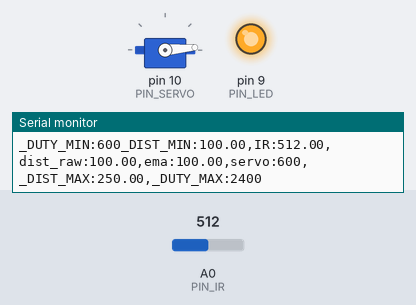
This sketch was run on a simulated Arduino Uno, built with avr-gcc and run on an emulated ATmega328P. Parts: servo, output pins drawn as LEDs (lit = HIGH), the last lines printed to the serial monitor. The test bench sets the inputs (shaded band); at power-on: A0 (PIN_IR) = 512.

Above: at 1.2 s.
1.3 s: A0 (PIN_IR) set to 501
2.8 s: A0 (PIN_IR) set to 479
At 3.9 s:
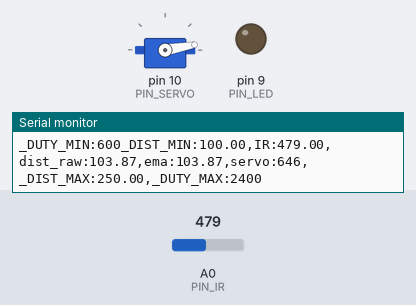
4.4 s: A0 (PIN_IR) set to 306
At 5.5 s:
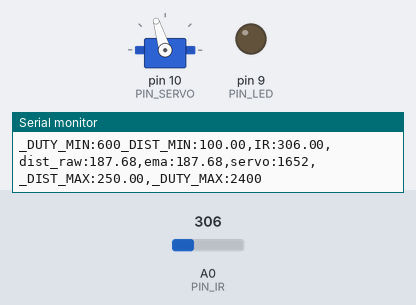
6.1 s: A0 (PIN_IR) set to 240
At 7.0 s:
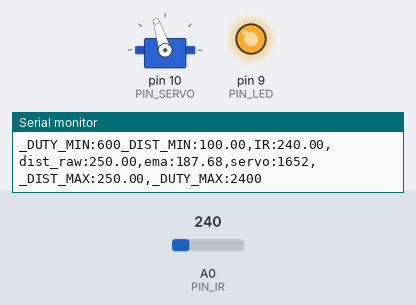
7.6 s: A0 (PIN_IR) set to 243
At 8.2 s:
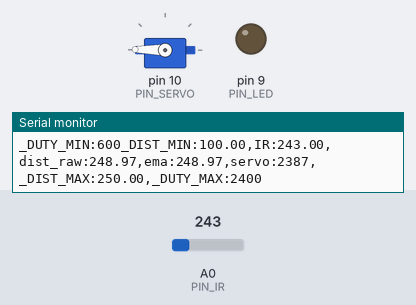
9.4 s: A0 (PIN_IR) set to 260
At 10.7 s:
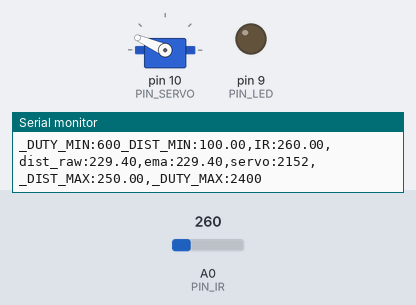
Timing chart, 0 to 12.1 s (numbered marks = the images above; inputs shaded):
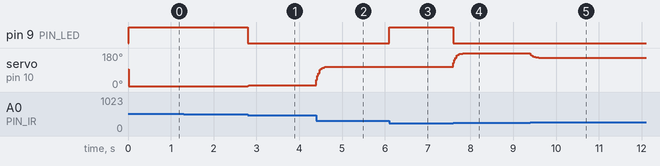

Measured:
- the behaviour switches between 493 and 492 on A0 (PIN_IR) (found by bisection; images 0 and 1)
- the behaviour switches between 242 and 243 on A0 (PIN_IR) (found by bisection; images 3 and 4)
- after the input at 2.8 s, pin 9 (PIN_LED): HIGH → LOW at once; servo on pin 10 (PIN_SERVO): 5° → 9° at once, → 10° 0.12 s later
- after the input at 4.4 s, servo on pin 10 (PIN_SERVO): moves from 10° to 107° over 0.26 s, starting at once
- after the input at 6.1 s, pin 9 (PIN_LED): LOW → HIGH at once
- after the input at 7.6 s, pin 9 (PIN_LED): HIGH → LOW at once; servo on pin 10 (PIN_SERVO): moves from 107° to 179° over 0.30 s, starting at once
- after the input at 9.4 s, servo on pin 10 (PIN_SERVO): 179° → 156° at once

The sketch:

17_example_3.ino
```cpp
#include <Servo.h>

// Arduino pin assignment

#define PIN_IR    0         // IR sensor at Pin A0
#define PIN_LED   9
#define PIN_SERVO 10

#define _DUTY_MIN 600 // servo full clock-wise position (0 degree)
#define _DUTY_NEU 1500 // servo neutral position (90 degree)
#define _DUTY_MAX 2400 // servo full counter-clockwise position (180 degree)

#define _DIST_MIN  100.0   // minimum distance 100mm
#define _DIST_MAX  250.0   // maximum distance 250mm

#define EMA_ALPHA  0.3      // for EMA Filter

#define LOOP_INTERVAL 20   // Loop Interval (unit: msec)

Servo myservo;
unsigned long last_loop_time;   // unit: msec

float dist_prev = _DIST_MIN;
float dist_ema = _DIST_MIN;

void setup()
{
  pinMode(PIN_LED, OUTPUT);

  myservo.attach(PIN_SERVO);
  myservo.writeMicroseconds(_DUTY_NEU);

  Serial.begin(1000000);    // 1,000,000 bps
}

void loop()
{
  unsigned long time_curr = millis();
  int duty;
  float a_value, dist_raw;

  // wait until next event time
  if (time_curr < (last_loop_time + LOOP_INTERVAL))
    return;
  last_loop_time += LOOP_INTERVAL;

  a_value = analogRead(PIN_IR);
  dist_raw = ((6762.0 / (a_value - 9.0)) - 4.0) * 10.0;

  // Put range Filter code here (_DIST_MIN ~ _DIST_MAX)
  if (dist_raw < _DIST_MIN) {
    dist_raw = _DIST_MIN;
    digitalWrite(PIN_LED, 1);       // LED OFF
  }
  else if (dist_raw > _DIST_MAX){
    dist_raw = _DIST_MAX;
    digitalWrite(PIN_LED, 1);       // LED OFF
  }
  else {    // In desired Range
    dist_prev = dist_raw;
    digitalWrite(PIN_LED, 0);
  }

  // Put EMA filter code here
  float dist_filtered;
  if (abs(dist_raw - dist_prev) < 50) {
    dist_prev = dist_raw;
    dist_filtered = dist_raw;
  }
  else {
    dist_filtered = dist_prev;
  }
  dist_ema = EMA_ALPHA * dist_filtered + (1 - EMA_ALPHA) * dist_ema;

  //duty = map(dist_ema, _DIST_MIN, _DIST_MAX, _DUTY_MIN, _DUTY_MAX);
  duty = 1.00 * (dist_ema - _DIST_MIN) * (_DUTY_MAX - _DUTY_MIN) / (_DIST_MAX - _DIST_MIN) + _DUTY_MIN;

  myservo.writeMicroseconds(duty);

  Serial.print("_DUTY_MIN:");  Serial.print(_DUTY_MIN);
  Serial.print("_DIST_MIN:");  Serial.print(_DIST_MIN);
  Serial.print(",IR:");        Serial.print(a_value);
  Serial.print(",dist_raw:");  Serial.print(dist_raw);
  Serial.print(",ema:");       Serial.print(dist_ema);
  Serial.print(",servo:");     Serial.print(duty);
  Serial.print(",_DIST_MAX:"); Serial.print(_DIST_MAX);
  Serial.print(",_DUTY_MAX:"); Serial.print(_DUTY_MAX);
  Serial.println("");
}
```
